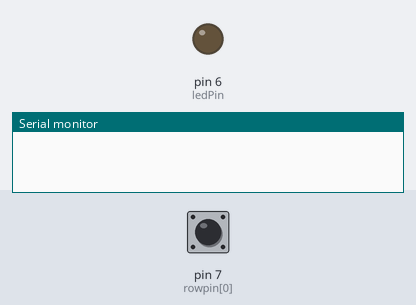
Simulated run of this sketch. Board: Arduino Uno, built with avr-gcc and run on an emulated ATmega328P. Parts: output pins drawn as LEDs (lit = HIGH), the last lines printed to the serial monitor. Inputs (shaded band) come from the test bench; at power-on: pin 7 (rowpin[0]) LOW. Pins used as bus, display or sensor lines are not drawn.

Above: at 1.2 s.
1.3 s: pin 7 (rowpin[0]) driven HIGH
At 2.4 s:
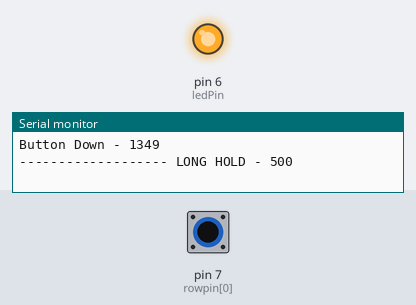
3.3 s: pin 7 (rowpin[0]) driven LOW
4.8 s: pin 7 (rowpin[0]) pulsed HIGH 2 times (0.12 s each, 0.3 s apart)
Timing chart, 0 to 7.8 s (numbered marks = the images above; inputs shaded):
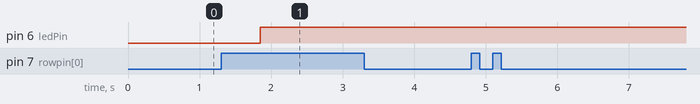

The sketch:

kbRebuild_phase1_singebtn.ino
```cpp
/***
==============================================================
mkRebuild

Initial testing a single mechanical switch with arduino.
Code starts up a 1x1 matrix scan to determine the states
the switch currently has. It also performs debouncing during
the scan to remove any possible noise (there was during
development). Lastly, events was developed for possible
future uses, Down, Up, Click, Double Click and Long Press.

Mechanical Keyboard Project from Sketchpunk Labs
Developer : Vor
==============================================================
***/

const int EVT_DOWN = 1;
const int EVT_UP = 0;
const int EVT_DBL = 2;
const int EVT_HOLD = 3;

const int DEBOUNCE = 50;
const int CLICK_THRESHOLD = 90;
const int DCLICK_THRESHOLD = 170;
const int HOLD_THRESHOLD = 500;

int colpin[] = {8};
int rowpin[] = {7};
const int ledPin = 6;
const int colLen = sizeof(colpin) / sizeof(int);
const int rowLen = sizeof(rowpin) / sizeof(int);
const int btnLen = colLen * rowLen;

bool ledState = false;
int btnState[btnLen];
int btnEvent[btnLen];
unsigned long btnStateTime[btnLen];
unsigned long btnDownTime[btnLen];

void setup() {
  //Test only code
  Serial.begin(9600);

  //set the state of all buttons
  memset(btnState,0,btnLen);
  memset(btnEvent,0,btnLen);

  //setup pins
  pinMode(colpin[0],OUTPUT);
  pinMode(rowpin[0],INPUT);
  pinMode(ledPin,OUTPUT);

  //set pin defaults
  digitalWrite(colpin[0],LOW);
}

void loop(){
  int chk;
  bool isHigh = false;
  int pos;

  for(int c=0; c < colLen; c++){
    digitalWrite(colpin[c],HIGH);

    for(int r=0; r < rowLen; r++){
      //isHigh = (digitalRead(rowpin[r]) == HIGH);
      //pos = (c+1) * r;
      //checkState(pos,isHigh);
      checkState((c+1) * r, digitalRead(rowpin[r]));
    }//for

    digitalWrite(colpin[c],LOW);
  }//for
  //delay(100);
}//func

bool checkState(int pos, int state){
  if(btnState[pos] != state){
    btnState[pos] = state;
    btnStateTime[pos] = millis();
    return false;
  }//if

  unsigned long delta = millis() - btnStateTime[pos];
  if(delta < DEBOUNCE) return false;

  delta = millis() - btnDownTime[pos];

  if(btnEvent[pos] == EVT_UP && state == HIGH){
    Serial.print("Button Down - ");
    Serial.print(delta);

    if(delta <= DCLICK_THRESHOLD){
      Serial.print(" - DBL CLICK ");
      btnEvent[pos] = EVT_DBL;
    }else btnEvent[pos] = EVT_DOWN;

    Serial.print("\n");

    btnDownTime[pos] = millis();
    return true;
  }else if(btnEvent[pos] != EVT_UP && state == LOW){
    Serial.print("Button UP - ");
    Serial.print(delta);

    if(btnEvent[pos] == EVT_DOWN && delta >= CLICK_THRESHOLD) Serial.print(" - CLICK ");

    Serial.print("\n\n");

    btnEvent[pos] = EVT_UP;
    return true;
  }else if(btnEvent[pos] == EVT_DOWN && state == HIGH && delta >= HOLD_THRESHOLD){
    Serial.print("------------------- LONG HOLD - ");
    Serial.print(delta);
    Serial.print("\n");

    digitalWrite(ledPin, ( (ledState = !ledState) )?HIGH:LOW);
    btnEvent[pos] = EVT_HOLD;
    return true;
  }//if

  return false;
}//func
```

Measured:
- after the input at 1.3 s, pin 6 (ledPin): LOW → HIGH after 0.55 s
